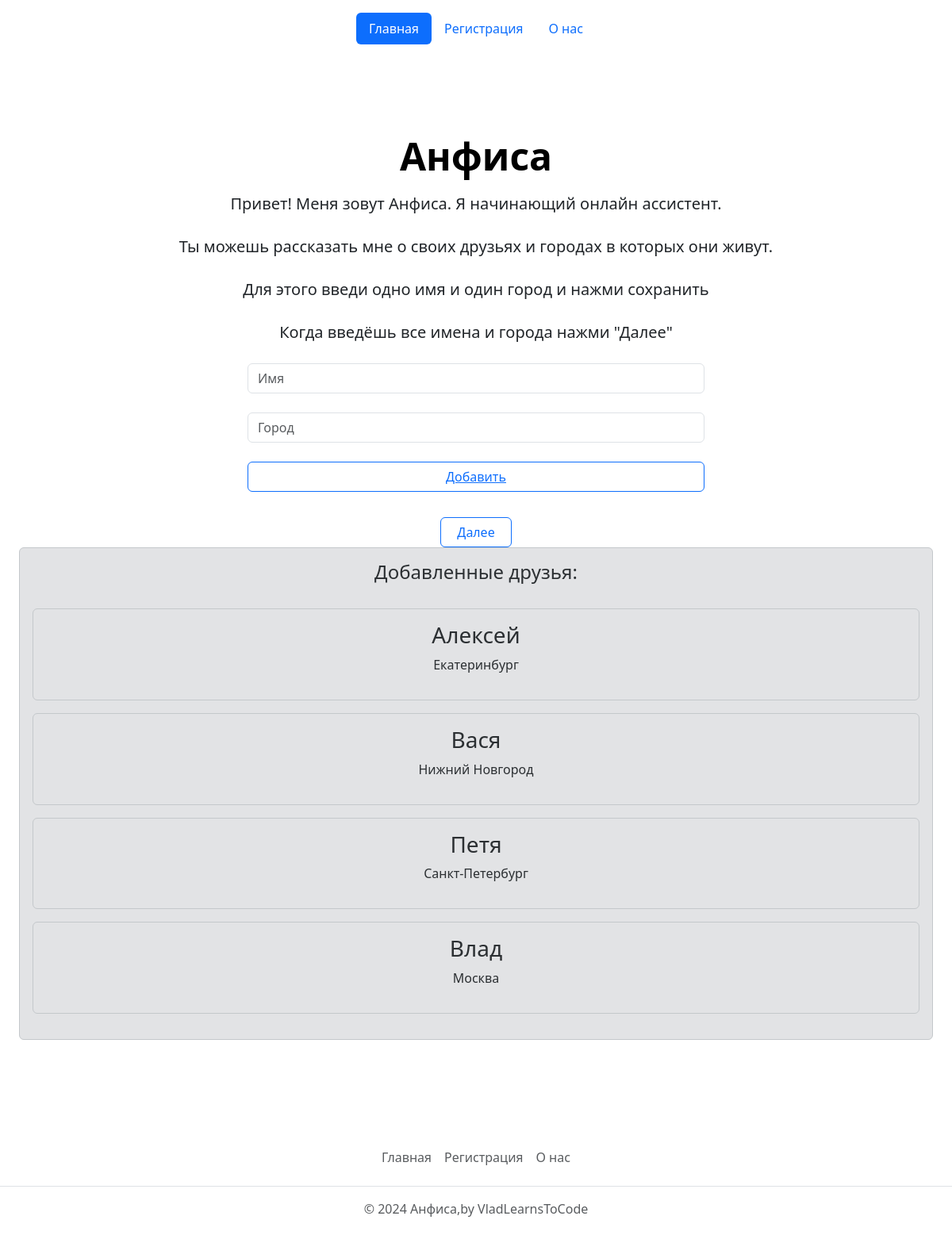
Before: / with the older database file.
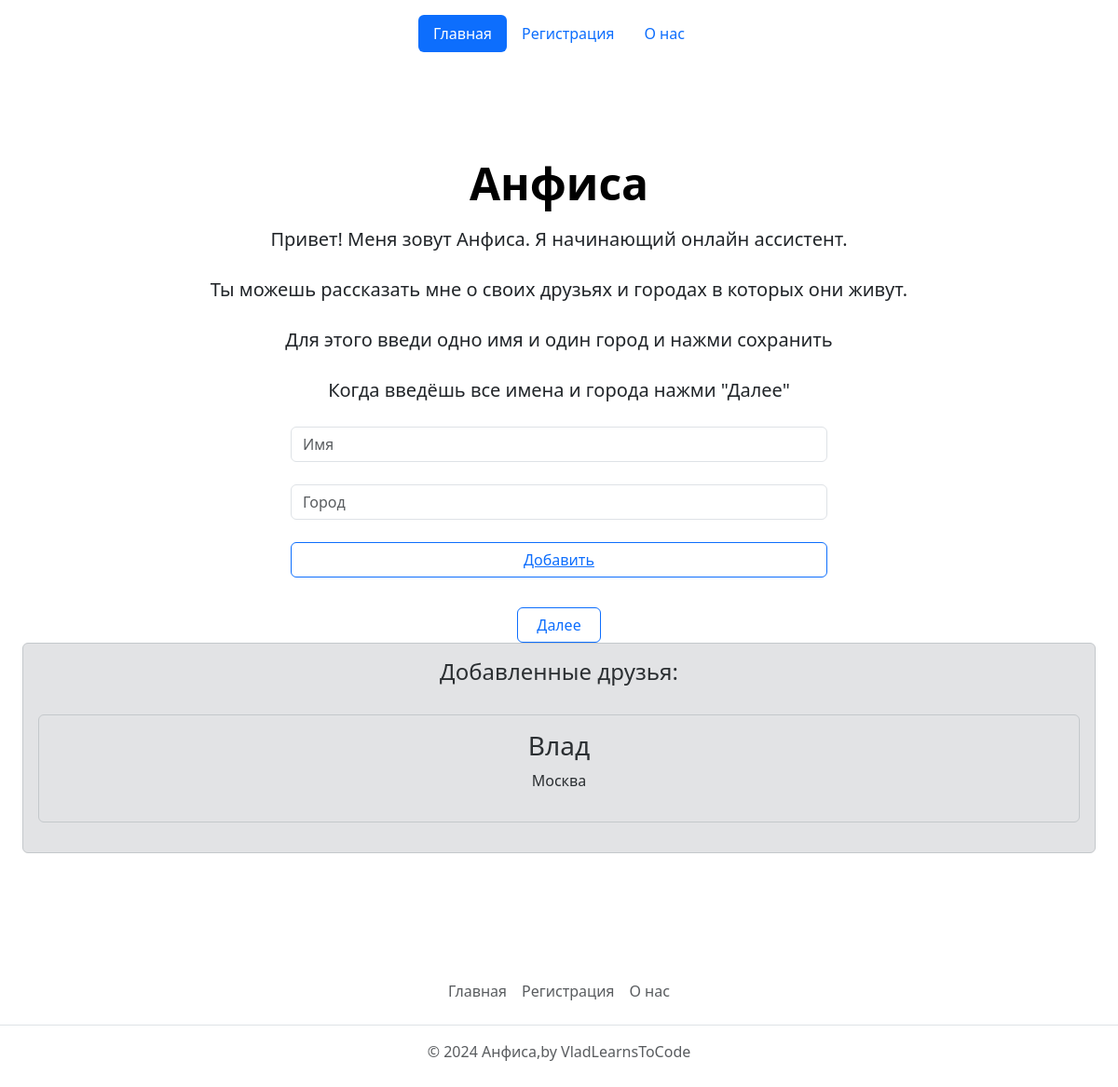
After: the same page with the newer database file.
### AnfisaQuery/models.py (models this page shows, shortened)
class AnfisaDatabase(models.Model):
    name = models.CharField('Имя', max_length=50)
    city = models.CharField('Город', max_length=50)
    class Meta:
        verbose_name = 'Имя'
        verbose_name_plural = 'Имена'

### AnfisaQuery/views.py (the view)
# urls.py: path('', views.index, name='index'),
def index(request):
    names = AnfisaDatabase.objects.order_by('-id')
    if request.method == 'POST':
        form = AnfisaDatabaseForm(request.POST)
        if form.is_valid():
            form.save()
        else:
            'Форма была неверной, попробуйте ещё раз'
    form = AnfisaDatabaseForm()
    context = {
        'form': form,
        'title': 'Анфиса',
        'names': names,
    }
    return render(request, 'AnfisaQuery/main_template.html', context)

### AnfisaQuery/forms.py
class AnfisaDatabaseForm(ModelForm):
    class Meta:
        model = AnfisaDatabase
        fields = ['name', 'city']
        widgets = {
            "name": TextInput(attrs={
                'class': 'form-control',
                'placeholder': 'Имя'
            }),
            "city": TextInput(attrs={
                'class': 'form-control',
                'placeholder': 'Город'
            }),
        }

### AnfisaQuery/templates/AnfisaQuery/main_template.html (shortened to what this page needs)
{% extends 'AnfisaQuery/base.html' %}
{% block content %}
       <h1 class="display-5 fw-bold text-body-emphasis">Анфиса</h1>
    <p class="col-lg-6 mx-auto">
      <p class="lead mb-4">Привет! Меня зовут Анфиса. Я начинающий онлайн ассистент.  </p>
    <p class="lead mb-4"> Ты можешь рассказать мне о своих друзьях и городах в которых они живут.</p>
    <p class="lead mb-4"> Для этого введи одно имя и один город и нажми сохранить </p>
    <p class="lead mb-4"> Когда введёшь все имена и города нажми "Далее" </p>
      <div class="d-grid gap-2 d-sm-flex justify-content-sm-center">
        <div class="col-sm-6">
<form method="post">
    {{ form.name }}<br>
    {{ form.city }}<br>
    <a class="col-sm-6">
        <div class="d-grid gap-2">
            <button class="btn btn-outline-primary" type="submit">Добавить</button><br>
        </div>
    </a>
</form>
    </div>
  </div>
<li class="btn btn-outline-primary"><a href="query" class="nav-link active px-2 text-body-primary">Далее</a></li></a><br>
<div class = 'alert alert-secondary'>
    {% if names  %}
    <h4>Добавленные друзья:</h4><br>
      {% for el in names %}
        <div class = 'alert alert-secondary'>
        <h3>{{ el.name }}</h3>
        <p>{{ el.city }}</p>
        </div>
        {% endfor %}
    {% else %}
        <h4>Здесь будут появляться добавленные друзья.</h4>
    {% endif %}
</div>
{% endblock %}
{% block activeindex%}"nav-link active"
{% endblock %}
{% block activelogin%}"nav-link"
{% endblock %}
{% block activeabout%}"nav-link"
{% endblock %}

### AnfisaQuery/templates/AnfisaQuery/base.html (shortened to what this page needs)
<!DOCTYPE html>
<html lang="ru" xmlns="http://www.w3.org/1999/html">
<head>
    <link rel="stylesheet" href="https://cdn.jsdelivr.net/npm/bootstrap@5.3.2/dist/css/bootstrap.min.css">
</head>
<body>
<header class="d-flex justify-content-center py-3">
      <ul class="nav nav-pills">
        <li class="nav-item"><a href="{% url 'index' %}" class={% block activeindex%}{% endblock %} aria-current="page">Главная</a></li>
        <li class="nav-item"><a href="{% url 'login' %}" class={% block activelogin%}{% endblock %}>Регистрация</a></li>
        <li class="nav-item"><a href="{% url 'about' %}" class={% block activeabout%}{% endblock %}>О нас</a></li>
      </ul>
    </header>
<div class="px-4 py-5 my-5 text-center">
{% block content%}{% endblock %}
</div>
</body>
    <footer class="py-3 my-4">
    <ul class="nav justify-content-center border-bottom pb-3 mb-3">
      <li class="nav-item"><a href="{% url 'index' %}" class="nav-link px-2 text-body-secondary">Главная</a></li>
      <li class="nav-item"><a href="{% url 'login' %}" class="nav-link px-2 text-body-secondary">Регистрация</a></li>
        <li class="nav-item"><a href="{% url 'about' %}" class="nav-link px-2 text-body-secondary">О нас</a></li>
    </ul>
    <p class="text-center text-body-secondary">© 2024 Анфиса,by VladLearnsToCode</p>
  </footer>
</html>

Changed rows visible on the page:
removed AnfisaDatabase: name "Алексей", city "Екатеринбург"
removed AnfisaDatabase: name "Вася", city "Нижний Новгород"
removed AnfisaDatabase: name "Петя", city "Санкт-Петербург"
